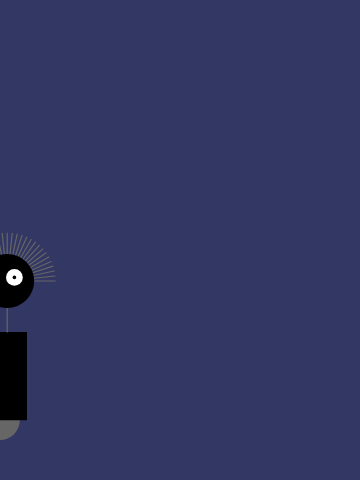
Frame 1 (no input)
Frame 60 (no input): identical to frame 1, image omitted
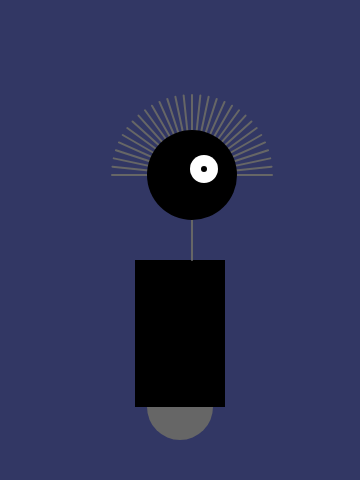
Frame 120 (the mouse pressed at the canvas centre since frame 60)

The p5.js sketch that drew these frames (run headless with seeded random() and noise() and a simulated clock; from frame 60 on, the mouse is pressed at the canvas centre):

// p5.js sketch
// ── sketch.js
var x = 60;   //x coordinate
var y = 440;   // y coordinate
var radius = 45;   // Head radius
var bodyHeight = 180;   // Body height
var neckHeight = 40;   // Neck height

var easing = 0.04;

function setup() {
  createCanvas(360,480);
  strokeWeight(2);
  ellipseMode(RADIUS);
}

function draw() {
  
  var neckY = -1 * (bodyHeight + neckHeight + radius); 
  
  background(50, 55, 100);
  
  translate(mouseX, y);   //Move all to (mouseX, y)
  
  if(mouseIsPressed) {
    scale(1.0);
  } else {
    scale(0.6);  // 60% size when mouse is presses
  }
  
  // Body
  noStroke();
  fill(102);
  ellipse(0, -33, 33, 33)
  fill(0);
  rect(-45, -bodyHeight, 90, bodyHeight-33);
  
  //Neck
  stroke(102);
  line(12, -bodyHeight, 12, neckY);
  
  // Hair
  push();
  translate(12, neckY);
  var angle = -PI/30.0;
  for (var i = 0; i<=30; i++) {
    line(80, 0, 0, 0);
    rotate(angle);
  }
  pop();
  
  // Head
  noStroke();
  fill(0);
  ellipse(12, neckY, radius, radius);
  fill(255);
  ellipse(24, neckY-6, 14, 14);
  fill(0);
  ellipse(24, neckY-6, 3, 3);
  
}
